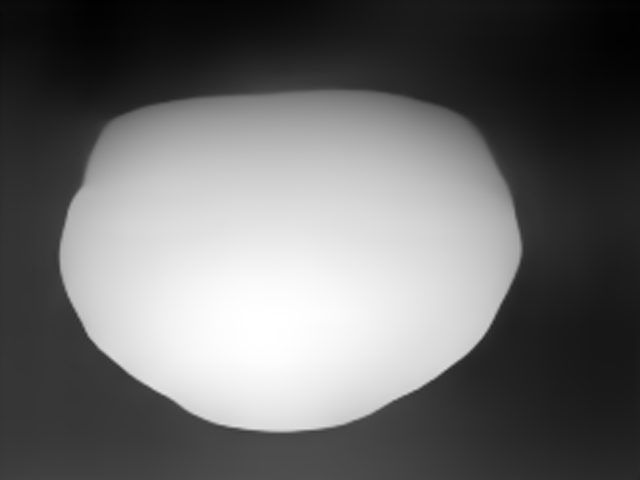
#> input picture data/depth_front.png, 640 x 480 px
$ python 3d.py
#> lines starting #> are read from the running program, lines starting #| are printed output that depends on the picture
# [47 lines of commented-out code are left out]


import open3d as o3d
import numpy as np
import cv2

# Load the depth maps using OpenCV
depth_front_cv = cv2.imread("data/depth_front.png", cv2.IMREAD_UNCHANGED)
#> depth_front_cv is the input picture: shape (480, 640); min 0, max 255, mean 106.3
depth_left_cv = cv2.imread("data/depth_left.png", cv2.IMREAD_UNCHANGED)
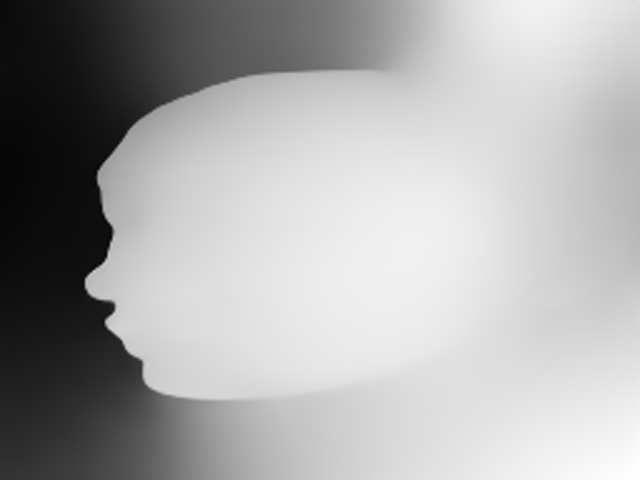
#> input picture data/depth_left.png, 640 x 480 px
#> depth_left_cv is the input picture: shape (480, 640); min 0, max 255, mean 169.3
depth_right_cv = cv2.imread("data/depth_right.png", cv2.IMREAD_UNCHANGED)
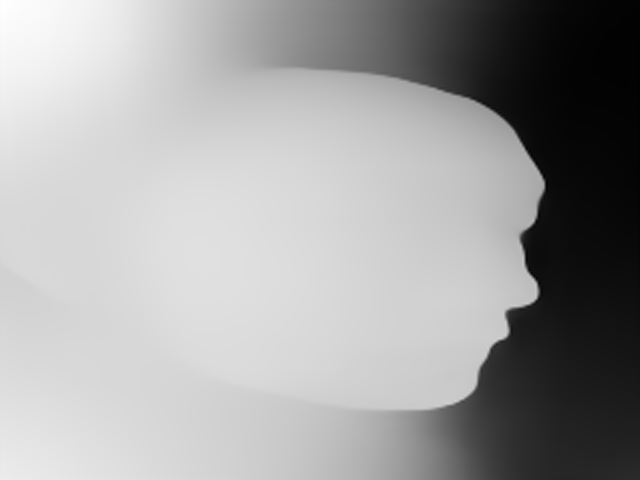
#> input picture data/depth_right.png, 640 x 480 px
#> depth_right_cv is the input picture: shape (480, 640); min 0, max 255, mean 161

# Create Open3D Image objects
depth_front = o3d.geometry.Image(depth_front_cv)
depth_left = o3d.geometry.Image(depth_left_cv)
depth_right = o3d.geometry.Image(depth_right_cv)

# Create point clouds
pcd_front = o3d.geometry.PointCloud.create_from_depth_image(depth_front, o3d.camera.PinholeCameraIntrinsic(o3d.camera.PinholeCameraIntrinsicParameters.PrimeSenseDefault))
pcd_left = o3d.geometry.PointCloud.create_from_depth_image(depth_left, o3d.camera.PinholeCameraIntrinsic(o3d.camera.PinholeCameraIntrinsicParameters.PrimeSenseDefault))
pcd_right = o3d.geometry.PointCloud.create_from_depth_image(depth_right, o3d.camera.PinholeCameraIntrinsic(o3d.camera.PinholeCameraIntrinsicParameters.PrimeSenseDefault))

# Apply ICP to align the point clouds
threshold = 1.0
trans_init = np.asarray([[1.0, 0, 0, 0], [0, 1.0, 0, 0], [0, 0, 1.0, 0], [0, 0, 0, 1.0]])

# Align left view with the front view
reg_p2p = o3d.pipelines.registration.registration_icp(pcd_left, pcd_front, threshold, trans_init, o3d.pipelines.registration.TransformationEstimationPointToPoint())
pcd_left.transform(reg_p2p.transformation)

# Align right view with the front view
reg_p2p = o3d.pipelines.registration.registration_icp(pcd_right, pcd_front, threshold, trans_init, o3d.pipelines.registration.TransformationEstimationPointToPoint())
pcd_right.transform(reg_p2p.transformation)

# Combine point clouds
#> (the run stopped early here; a loop or call above may not have finished)
